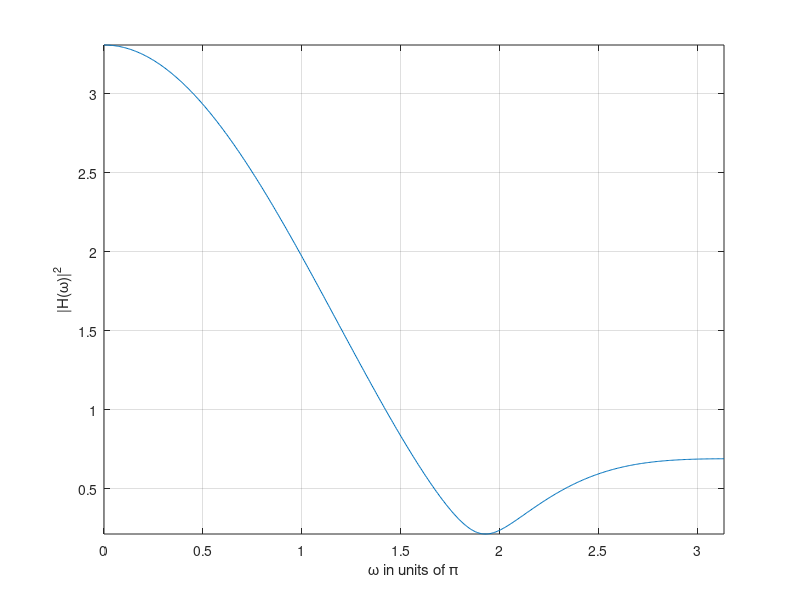

Reproduce this figure in MATLAB.
%parametic equalisor, 
%
%create functions that calls these below 
%page 592 (604)
%% lp 
%{fpass, fstop, Apass, Astop}
clc
clear


%N = 6;
%Omega;
%Omega0;
fpass = 5000;
fstop = 6000;
Apass = 0.5;
Astop = 10;
%[y2,Fs] = audioread('test.mp3');
fs = 44100;
f = 22050;

WPass = (2*pi*fpass)/fs;
WStop = (2*pi*fstop)/fs;
OmegaPass = tan(WPass/2);
OmegaStop = tan(WStop/2);
Omega = 2*pi*f;
%Omega = 20000;

%%Apass  = 10*log10(1+(OmegaPass/Omega0)^(2*N));
%%Astop  = 10*log10(1+(OmegaStop/Omega0)^(2*N));

Epass = sqrt(10^(Apass/10)-1);
Estop = sqrt(10^(Astop/10)-1);




w = OmegaStop/OmegaPass;
e = Estop/Epass;
Nexact = log(e)/log(w);
N = ceil(Nexact);
Omega0 = OmegaPass/(Epass^(1/N));
MRLP = (1/(1+(Omega/Omega0)^(2*N)));
f0 = ((fs/pi)*atan(Omega0))/1000;
%% lp H(S)
j = sqrt(-1);
Sc = j*Omega; %S
H = 1+(-1)^N*(Sc/Omega0)^(2*N);
S2N = (-1)^(N-1)*Omega0^(2*N);

for i = 1:(2*N)
    theta(i) = (pi/(2*N))*(N-1+(2*i));
    S(i) = Omega0*exp((j*theta(i)));
    %theta(i)
end

if mod(N,2)==0
    k = N/2;
    for t = 1:k
          Dt(t+1) = -2*cos(theta(t))
    end
else 
    k = N/2;
    D(0+1) = (1+(Sc/Omega0));

    for t = 1:k

        Dt(t+1) = -2*cos(theta(t))

    end
end


if mod(N,2)==0
    
    H(0+1) = 1;
    for s = 1:(N/2)
        H(s+1) = 1/Dt(s+1);
    end
else      
    H(0+1) = (1+(Sc/Omega0));
    for s = 1:(N/2)
        H(s+1) = 1/Dt(s+1);
    end
end

%% lp H(Z)
Z = 1;

for i = 1:(N/2) 
   G(i+1) = Omega0^2/(1-2*Omega0*cos(theta(i))+Omega0^2);
   a(i+1,1) = (2*(Omega0^2-1))/(1-2*Omega0*cos(theta(i))+Omega0^2);
   a(i+1,2) = (1+2*Omega0*cos(theta(i))+Omega0^2)/(1-2*Omega0*cos(theta(i))+Omega0^2);
   HZ(i+1) = (G(i+1)*(1+Z^-1)^2)/(1+a(i+1,1)*Z^-1+a(i+1,2)*Z^-2); 
   %HZLPz = [G(i+1) 1 1 1 a(i+1,1) a(i+1,2)];
   %HZLP{i+1} = HZLPz;
   
end

if mod(N,2) == 0
    HZLP{0+1} = 1;
else
    G(0+1) = Omega0/(Omega0+1);
    a(0+1,1) = (Omega0-1)/(Omega0+1);
    HZ(0+1) = (G(0+1)*(1+Z^-1))/(1+a(0+1,1)*Z^-1);
    %HZLPz = [G(0+1) 1 1 1 a(0+1,1)];
    %HZLP{0+1} = HZLPz;
end

%%
% 
%  [H2,omegaGrid] = freqz(HZ);
%  y = abs(H2);
%  plot(omegaGrid,abs(H2));
%  xlabel('\omega in units of \pi');
%  ylabel('|H(\omega)|^2');
% 
% grid on;
% axis tight;
% calculate for each w 
% Hw = 1/(1+(tan(w/2)/Omega0)^(2*N));
% Hw = abs(Hw)^2;
% 

for i = 1:fs/2
    t(i) = 1/(1+(tan(pi*i/fs)/Omega0)^(2*N));
end
x = 1:fs/2;
%x = 0:(pi*f/20):2*pi;
plot(x,t/2)
axis tight;

%% Hp

%{fpass, fstop, Apass, Astop}
clc
clear

Z = 1;
%N = 6;
%Omega;
%Omega0;
fpass = 14000;
fstop = 13000;
Apass = 0.5;
Astop = 10;
%[y2,Fs] = audioread('test.mp3');
fs = 44100;
f = 22050;

%WPass = (2*pi*fpass)/fs;
%WStop = (2*pi*fstop)/fs;
%OmegaPass = tan(WPass/2);
%OmegaStop = tan(WStop/2);

w = (2*pi*f)/fs;
Omega = -cot(w/2);
Wpass = (2*pi*fpass)/fs;
Wstop = (2*pi*fstop)/fs;

OmegaPass = abs(cot((Wpass/2)));
OmegaStop = abs(cot((Wstop/2)));

Epass = sqrt(10^(Apass/10)-1);
Estop = sqrt(10^(Astop/10)-1);
s = [1+Z^-1 1-Z^-1];



%w = OmegaStop/OmegaPass;
e = Estop/Epass;
Nexact = log(e)/(log(OmegaStop/OmegaPass));
N = ceil(abs(Nexact));
Omega0 = OmegaPass/(Epass^(1/N));
MRHP = (1/(1+(Omega/Omega0)^(2*N)));
f0 = ((fs/pi)*atan(1/Omega0))/1000;
%% Hp H(S)
j = sqrt(-1);
Sc = j*Omega; %S
Omega0 = OmegaPass/(Epass)^(1/N);
H = 1+(-1)^N*(Sc/Omega0)^(2*N);
S2N = (-1)^(N-1)*Omega0^(2*N);

for i = 1:(2*N)
    theta(i) = (pi/(2*N))*(N-1+2*i);
    S(i) = Omega0*exp((j*theta(i)));
end

if mod(N,2)==0
    k = N/2;
    for t = 1:k
          Dt(t+1) = -2*cos(theta(t))
    end
else 
    k = N/2;
    Dt(0+1) = (1+(Omega0));

    for t = 1:k

        Dt(t+1) = -2*cos(theta(t))
        Dt
    end
end


if mod(N,2)==0
    H(0+1) = 1;
    for s = 1:(N/2)
        H(s+1) = 1/Dt(s+1);
    end
else      
    H(0+1) = (1+(Sc/Omega0));
    for s = 1:(N/2)
        H(s+1) = 1/Dt(s+1);
    end
end
%% Hp H(Z)
Z = 1;

for i = 1:(N/2) 
   G(i+1) = Omega0^2/(1-2*Omega0*cos(theta(i))+Omega0^2);
   a(i+1,1) = -(2*(Omega0^2-1))/(1-2*Omega0*cos(theta(i))+Omega0^2);
   a(i+1,2) = (1+2*Omega0*cos(theta(i))+Omega0^2)/(1-2*Omega0*cos(theta(i))+Omega0^2);
   HZHP(i+1) = (G(i+1)*(1+Z^-1)^2)/(1+a(i+1,1)*Z^-1+a(i+1,2)*Z^-2); %skriv ud 

   
   
end

if mod(N,2) == 0
    HZHP(0+1) = 1;
else
    G(0+1) = Omega0/(Omega0+1);
    a(0+1,1) = (Omega0-1)/(Omega0+1);
    HZHP(0+1) = (G(0+1)*(1+Z^-1))/(1+a(0+1,1)*Z^-1);
end

%%
% [H2HP,omegaGrid] = freqz(HZHP);
% y = abs(H2HP);
% plot(omegaGrid,abs(H2HP));
% xlabel('\omega in units of \pi');
% ylabel('|H(\omega)|^2');
% 
% grid on;
% axis tight;
% 
% Hw = 1/(1+(cot(w/2)/Omega0)^(2*N));
% %Hw = abs(Hw)^2;
wgrid=linspace(0,2*pi/2,1000);
for i = 1:length(wgrid)
    
    t(i) = 1/(1+(cot(wgrid(i)/2)/Omega0)^(2*N));
end
%x = 1:2*pi;

%x = 0:(pi*f/20):2*pi;
plot(wgrid,t)
axis tight;

%% BP

%{fpassSa,fpassSb, fstopPa, fpassPb, Apass, Astop}
clc
clear

Z = 1;
%N = 6;
%Omega;
%Omega0;
fpassPa = 2000;
fpassPb = 4000;
fstopSa = 1500;
fstopSb = 4500;

Apass = 0.5;
Astop = 10;
%[y2,Fs] = audioread('test.mp3');
fs = 20000;
f = 20000;

%WPass = (2*pi*fpass)/fs;
%WStop = (2*pi*fstop)/fs;
%OmegaPass = tan(WPass/2);
%OmegaStop = tan(WStop/2);

w = (2*pi*f)/fs;
 
%Wpass = (2*pi*fpass)/fs;
%Wstop = (2*pi*fstop)/fs;
Wpa = (2*pi*fpassPa)/fs;
Wpb = (2*pi*fpassPb)/fs;
Wsa = (2*pi*fstopSa)/fs;
Wsb = (2*pi*fstopSb)/fs;

c = sin(Wpa+Wpb)/(sin(Wpa)+sin(Wpb));


Omega = (c-cos(w))/sin(w);
OmegaPass = (c-cos(Wpb))/sin(Wpb);
OmegaSA = (c-cos(Wsa))/sin(Wsa);
OmegaSB = (c-cos(Wsb))/sin(Wsb);
OmegaStop = min(abs(OmegaSA),abs(OmegaSB));


Epass = sqrt(10^(Apass/10)-1);
Estop = sqrt(10^(Astop/10)-1);
s = [1+2*c*Z^-1+Z^-2 1-Z^-2];



%w = OmegaStop/OmegaPass;
e = Estop/Epass;
Nexact = log(e)/(log(OmegaStop/OmegaPass));
N = ceil(abs(Nexact));
Omega0 = OmegaPass/(Epass^(1/N));
MRBP = (1/(1+(Omega/Omega0)^(2*N)));
f0 = ((fs/pi)*atan(1/Omega0))/1000;
%% BP H(S)
j = sqrt(-1);
Sc = j*Omega; %S
Omega0 = OmegaPass/(Epass)^(1/N);
H = 1+(-1)^N*(Sc/Omega0)^(2*N);
S2N = (-1)^(N-1)*Omega0^(2*N);

for i = 1:(2*N)
    theta(i) = (pi/(2*N))*(N-1+2*i);
    S(i) = Omega0*exp((j*theta(i)));
end

if mod(N,2)==0
    k = N/2;
    for t = 1:k
          Dt(t+1) = -2*cos(theta(t))
    end
else 
    k = N/2;
    Dt(0+1) = (1+(Sc/Omega0));

    for t = 1:k

        Dt(t+1) = -2*cos(theta(t))

    end
end


if mod(N,2)==0
    H(0+1) = 1;
    for s = 1:(N/2)
        H(s+1) = 1/Dt(s+1);
    end
else      
    H(0+1) = (1+(Sc/Omega0));
    for s = 1:(N/2)
        H(s+1) = 1/Dt(s+1);
    end
end
%% BP H(Z)
Z = 1;

for i = 1:(N/2) 
   G(i+1) = Omega0^2/(1-2*Omega0*cos(Dt(i))+Omega0^2);
   a(i+1,1) = (4*c*(Omega0*cos(Dt(i))-1))/(1-2*Omega0*cos(Dt(i))+Omega0^2);
   a(i+1,2) = (2*(2*c^2+1-Omega0^2))/(1-2*Omega0*cos(Dt(i))+Omega0^2);
   a(i+1,3) = (4*c*(Omega0*cos(Dt(i))+1))/(1-2*Omega0*cos(Dt(i))+Omega0^2);
   a(i+1,4) = (1+2*Omega0*cos(Dt(i))+Omega0^2)/(1-2*Omega0*cos(Dt(i))+Omega0^2);
   HZBP(i+1) = (G(i+1)*(1+Z^-2)^2)/(1+a(i+1,1)*Z^+1+a(i+1,2)*Z^-2+a(i+1,3)*Z^-3+a(i+1,4)*Z^-4); 
end

if mod(N,2) == 0
    HZBP(0+1) = 1;
else
    G(0+1) = Omega0/(Omega0+1);
    a(0+1,1) = (2*c)/(1+Omega0);
    a(0+1,2) = (1-Omega0)/(1+Omega0);
    HZBP(0+1) = (G(0+1)*(1-Z^-2))/(1+a(0+1,1)*Z^-1+a(0+2)*Z^-2);
end

%%
for i = 1:fs
    t(i) = 1/(1+((c-cos(w))/(Omega0*sin(w)))^(N*2));
end
x = 1:fs;
%x = 0:(pi*f/20):2*pi;
plot(x,t)
axis tight;

%% BS

%{fpassSa,fpassSb, fstopPa, fpassPb, Apass, Astop}
clc
clear

Z = 1;
%N = 6;
%Omega;
%Omega0;
fpassPa = 1500;
fpassPb = 4500;
fstopSa = 2000;
fstopSb = 4000;

Apass = 0.5;
Astop = 10;
%[y2,Fs] = audioread('test.mp3');
fs = 20000;
f = 20000;

%WPass = (2*pi*fpass)/fs;
%WStop = (2*pi*fstop)/fs;
%OmegaPass = tan(WPass/2);
%OmegaStop = tan(WStop/2);

w = (2*pi*f)/fs;
 
%Wpass = (2*pi*fpass)/fs;
%Wstop = (2*pi*fstop)/fs;
Wpa = (2*pi*fpassPa)/fs;
Wpb = (2*pi*fpassPb)/fs;
Wsa = (2*pi*fstopSa)/fs;
Wsb = (2*pi*fstopSb)/fs;

c = sin(Wpa+Wpb)/(sin(Wpa)+sin(Wpb));


Omega = sin(w)/(cos(w)-c);
OmegaPass = abs(sin(Wpb)/(cos(Wpb)-c));
OmegaSA = sin(Wsa)/(cos(Wsa)-c);
OmegaSB = sin(Wsb)/(cos(Wsb)-c);
OmegaStop = min(abs(OmegaSA),abs(OmegaSB));


Epass = sqrt(10^(Apass/10)-1);
Estop = sqrt(10^(Astop/10)-1);
s = [1-Z^-2 1-2*c*Z^-1+Z-2];



%w = OmegaStop/OmegaPass;
e = Estop/Epass;
Nexact = log(e)/(log(OmegaStop/OmegaPass));
N = ceil(abs(Nexact));
Omega0 = OmegaPass/(Epass^(1/N));
MRBS = (1/(1+(Omega/Omega0)^(2*N)));
f0 = ((fs/pi)*atan(1/Omega0))/1000;
%% BS H(S)
j = sqrt(-1);
Sc = j*Omega; %S
Omega0 = OmegaPass/(Epass)^(1/N);
H = 1+(-1)^N*(Sc/Omega0)^(2*N);
S2N = (-1)^(N-1)*Omega0^(2*N);

for i = 1:(2*N)
    theta(i) = (pi/(2*N))*(N-1+2*i);
    S(i) = Omega0*exp((j*theta(i)));
end

if mod(N,2)==0
    k = N/2;
    for t = 1:k
          Dt(t+1) = -2*cos(theta(t))
    end
else 
    k = N/2;
    D(0+1) = (1+(Sc/Omega0));

    for t = 1:k

        Dt(t+1) = -2*cos(theta(t))

    end
end


if mod(N,2)==0
    H(0+1) = 1;
    for s = 1:(N/2)
        H(s+1) = 1/Dt(s+1);
    end
else      
    H(0+1) = (1+(Sc/Omega0));
    for s = 1:(N/2)
        H(s+1) = 1/Dt(s+1);
    end
end
%% BS H(Z)
Z = 1;

for i = 1:(N/2) 
   G(i+1) = Omega0^2/(1-2*Omega0*cos(theta(i))+Omega0^2);
   a(i+1,1) = (4*c*Omega0*(cos(theta(i))-Omega0))/(1-2*Omega0*cos(theta(i))+Omega0^2);
   a(i+1,2) = (2*(2*c^2*Omega0^2+Omega0^2-1))/(1-2*Omega0*cos(theta(i))+Omega0^2);
   a(i+1,3) = -(4*c*Omega0*(cos(theta(i))+Omega0))/(1-2*Omega0*cos(theta(i))+Omega0^2);
   a(i+1,4) = (1+2*Omega0*cos(theta(i))+Omega0^2)/(1-2*Omega0*cos(theta(i))+Omega0^2);
   HZBS(i+1) = (G(i+1)*(1-2*c*Z^-1+Z^-2)^2)/(1+a(i+1,1)*Z^-1+a(i+1,2)*Z^-2+a(i+1,3)*Z^-3+a(i+1,4)*Z^-4); 

   %multiple the different Hi(Z) together and replace Z with jomega 
   %multipe all Hi(z) together and repalce z with jomega 
end

if mod(N,2) == 0
    HZBS(0+1) = 1;
else
    G(0+1) = Omega0/(Omega0+1);
    a(0+1,1) = (2*c*Omega0)/(1+Omega0);
    a(0+1,2) = (1-Omega0)/(1+Omega0);
    HZBS(0+1) = (G(0+1)*(1-2*c*Z^-1+Z^-2))/(1+a(0+1,1)*Z^-1+a(0+1,2)*Z^-2);
end

%%

[HZBS2,omegaGrid] = freqz(HZBS);
y = abs(HZBS2);
plot(omegaGrid,abs(HZBS2));
xlabel('\omega in units of \pi');
ylabel('|H(\omega)|^2');

grid on;
axis tight;

Hw = 1/(1+(cot(w/2)/Omega0)^(2*N));
Hw = abs(Hw)^2;


%% test
test = [1 2];
test2 = [3 4];
testA{1} = test;
testA{2} = test2;
[testr] = testA{1};
testr
testd = testr*2
conv(testr,testd)


